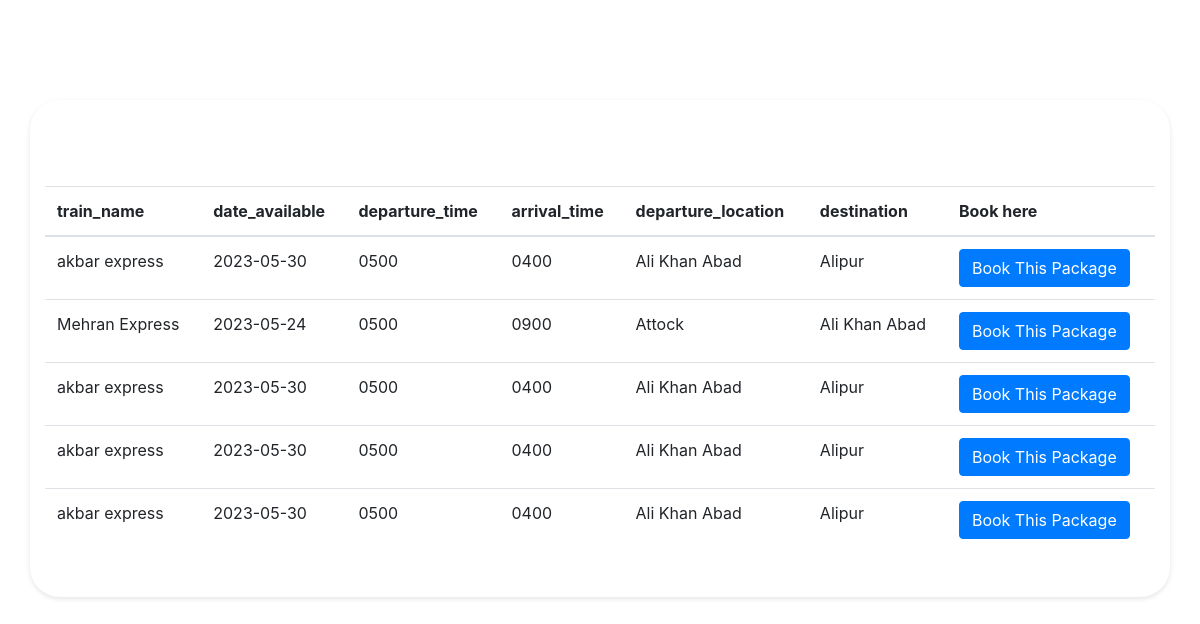
The page /passenger/allticket.php on the database its author committed.
### tables this page shows
CREATE TABLE IF NOT EXISTS `train_ticket` (
  `ticket_id` int(30) NOT NULL AUTO_INCREMENT,
  `train_name` varchar(20) DEFAULT NULL,
  `date_available` date DEFAULT NULL,
  `departure_time` varchar(20) DEFAULT NULL,
  `arrival_time` varchar(20) DEFAULT NULL,
  `departure_location` varchar(20) DEFAULT NULL,
  `destination` varchar(20) DEFAULT NULL,
  PRIMARY KEY (`ticket_id`)
);

### passenger/allticket.php (the view, shortened to what this page needs)
<?php include('../dbconnect.php') ?>
<?php include('../head.php') ?>
<div class="container">
    <div class="table">
        <table>
            <thead>
                <tr>
                    <th>train_name</th>
                    <th>date_available</th>
                    <th>departure_time</th>
                    <th>arrival_time</th>
                    <th>departure_location</th>
                    <th>destination</th>
                    <th>Book here</th>
                </tr>
            </thead>
            <tbody>
                <?php
                $query = "SELECT * from train_ticket";
                $statement = $conn->prepare($query);
                $statement->execute();
                $result = $statement->fetchall();
                if ($result) {
                    foreach ($result as $row) {
                        ?>
                        <tr>
                            <td>
                                <?= $row['train_name']; ?>
                            </td>
                            <td>
                                <?= $row['date_available']; ?>
                            </td>
                            <td>
                                <?= $row['departure_time']; ?>
                            </td>
                            <td>
                                <?= $row['arrival_time']; ?>
                            </td>
                            <td>
                                <?= $row['departure_location']; ?>
                            </td>
                            <td>
                                <?= $row['destination']; ?>
                            </td>
                            <td>
                                <button type="button" value="<?= $row['ticket_id']; ?>" name="ticketid"
                                    class="btn btn-primary ticketid" data-toggle="modal" data-target="#exampleModal">
                                    Book This Package
                                </button>
                            </td>
                        </tr>
                        <?php
                    }
                } else {
                    ?>
                    <tr>
                        <td colspan="5">no record found</td>
                    </tr>
                    <?php
                }
                ?>
            </tbody>
        </table>
    </div>
    </body>
    </html>

### passenger/style.css (style rules this page uses)
.container { width: 800px; margin: 30% auto; padding: 30px; background-color: #fff; border-radius: 30px; box-shadow: 0 2px 5px rgba(0, 0, 0, 0.1); margin-top: 100px; }
table { width: 100%; padding: 10px; border: #333; border-radius: 100px; margin-top: 5%; }

### rows shown on the page
train_ticket: train_name "akbar express", date_available "2023-05-30", departure_time "0500", arrival_time "0400", departure_location "Ali Khan Abad", destination "Alipur", $row['ticket_id'] 4 (drawn)
train_ticket: train_name "Mehran Express", date_available "2023-05-24", departure_time "0500", arrival_time "0900", departure_location "Attock", destination "Ali Khan Abad", $row['ticket_id'] 11 (drawn)
train_ticket: train_name "akbar express", date_available "2023-05-30", departure_time "0500", arrival_time "0400", departure_location "Ali Khan Abad", destination "Alipur", $row['ticket_id'] 6 (drawn)
train_ticket: train_name "akbar express", date_available "2023-05-30", departure_time "0500", arrival_time "0400", departure_location "Ali Khan Abad", destination "Alipur", $row['ticket_id'] 7 (drawn)
train_ticket: train_name "akbar express", date_available "2023-05-30", departure_time "0500", arrival_time "0400", departure_location "Ali Khan Abad", destination "Alipur", $row['ticket_id'] 9 (drawn)
